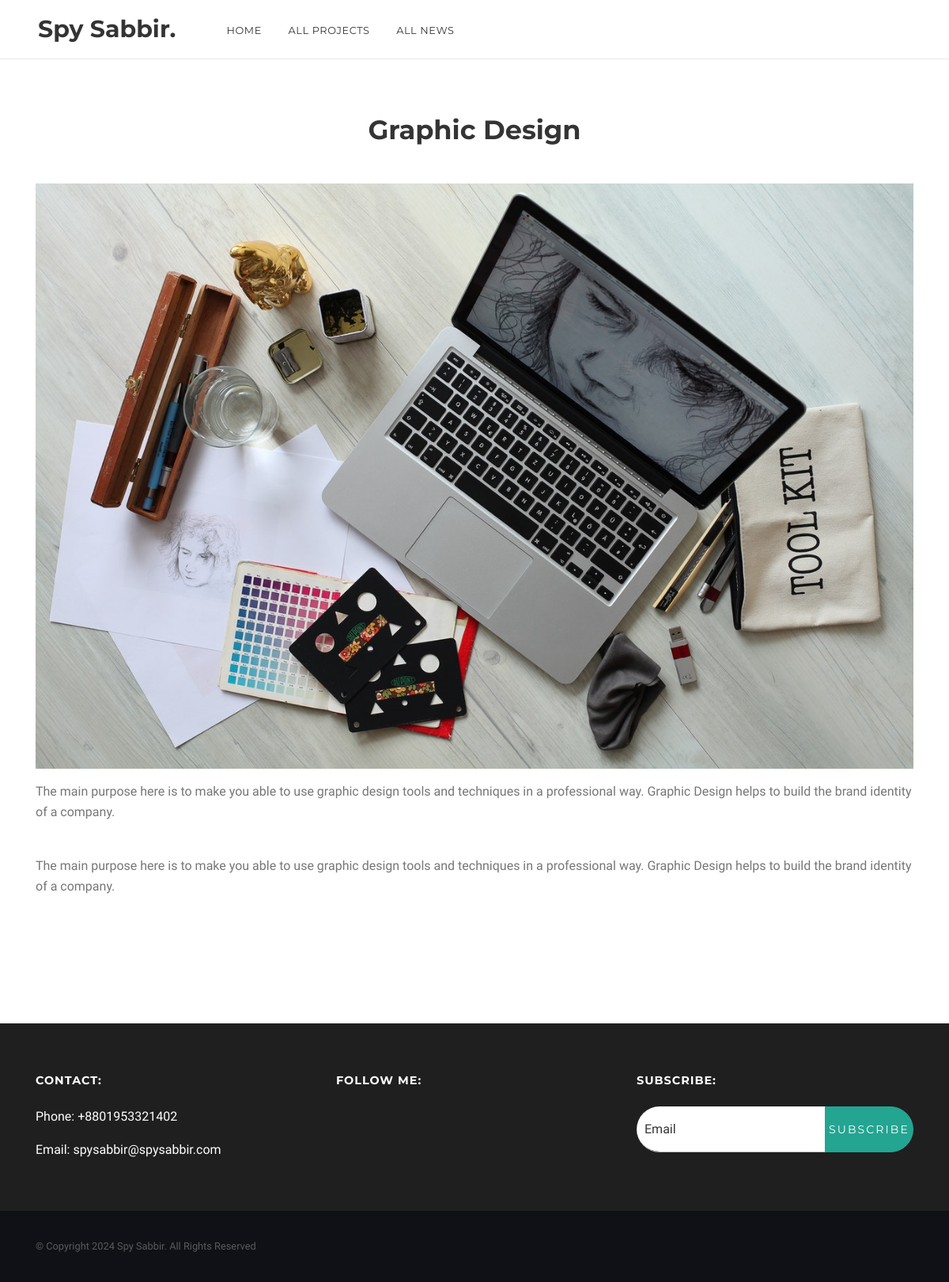
Screenshot of /services_details.php?id=13 with the database file from the repository.
### tables this page shows
CREATE TABLE `theme_default` (
  `id` int(11) NOT NULL,
  `default_item_name` varchar(200) NOT NULL,
  `default_item_value` text NOT NULL
);

CREATE TABLE `services` (
  `id` int(11) NOT NULL,
  `service_icon_name` varchar(100) NOT NULL,
  `service_name` varchar(100) NOT NULL,
  `service_photo` varchar(100) NOT NULL,
  `service_details` text NOT NULL
);

### admin/dbc.php (called while the page is built, shortened)
<?php
function connect_to_db(){
$hostname = "localhost";
$username = "root";
$password = "";
$database_name = "personal_portfolio-website";
return $db_connect = mysqli_connect($hostname, $username, $password, $database_name);
}
function spy_sabbir_update($table_name, $update_name){
    $query = "SELECT default_item_value FROM $table_name WHERE default_item_name = '$update_name'";
    return mysqli_fetch_assoc(mysqli_query(connect_to_db(), $query))['default_item_value'];
}
?>

### services_details.php (the view)
<?php
  require_once 'header.php';
  require_once "admin/dbc.php";
  $id =$_GET['id'];
  $select_query = "SELECT * FROM services WHERE id= $id";
  $single_service = mysqli_fetch_assoc(mysqli_query(connect_to_db(), $select_query));
?>
 <section id="services" class="section">
    <div class="container">
      <h2 class="text-center" data-aos="fade-up"><?= $single_service['service_name'] ?></h2>
      <section class="mt-4">
        <div class="row">
          <div class="col-md-12 col-lg-12 mb-5 mb-md-0" data-aos="fade-up">
          <img alt="" class="w-100 d-block my-3 text-center" src="img/service/<?= $single_service['service_photo'] ?>">
            <p><?= $single_service['service_details'] ?></p>
                <br>
            <p><?= $single_service['service_details'] ?></p>
          </div>
        </div>
      </section>
    </div>
  </section>
<?php
  require_once 'footer.php';
?>

### header.php (shortened to what this page needs)
<?php
require_once "admin/dbc.php";
?>
<!doctype html>
<html lang="en">
<head>
  <link href="admin/lib/font-awesome/css/font-awesome.css" rel="stylesheet">
  <link rel="stylesheet" href="css/style.css">
</head>
<body>
  <nav id="scrollspy" class="navbar navbar-desctop">
    <div class="d-flex position-relative w-100">
      <a class="navbar-brand" href="index.php"><?= spy_sabbir_update('theme_default', 'owner_name'); ?>.</a>
      <ul class="navbar-nav-desctop mr-auto d-none d-lg-block">
        <?php if($_SERVER['REQUEST_URI'] == "/" || $_SERVER['REQUEST_URI'] == "/index.php"){  ?>
          <li><a class="nav-link" href="#home">Home</a></li>
          <li><a class="nav-link" href="#about">About</a></li>
          <li><a class="nav-link" href="#services">Services</a></li>
          <li><a class="nav-link" href="#experience">Experience</a></li>
          <li><a class="nav-link" href="#projects">Projects</a></li>
          <li><a class="nav-link" href="#testimonials">Testimonials</a></li>
          <li><a class="nav-link" href="#news">News</a></li>
        <?php }else{ ?>
          <li><a class="nav-link" href="index.php">Home</a></li>
          <li><a class="nav-link" href="all_project.php">All Projects</a></li>
          <li><a class="nav-link" href="all_news.php">All News</a></li>
        <?php } ?>
      </ul>
      <ul class="social-icons mr-auto mr-lg-0 d-none d-sm-block">
      </ul>
    </div>
  </nav>

### footer.php (shortened to what this page needs)
 <footer>
   <div class="section py-5 pb-0" style="background-color: <?= spy_sabbir_update('theme_default', 'primary_background_color'); ?>;">
     <div class="container">
       <div class="row">
         <div class="col-lg-4">
           <h6 class="text-white mb-4">Contact:</h6>
           <p class="text-white">Phone: <?= spy_sabbir_update('theme_default', 'owner_phone_number'); ?></p>
           <p class="text-white">Email: <?= spy_sabbir_update('theme_default', 'owner_email_address'); ?></p>
         </div>
         <div class="col-lg-4">
           <h6 class="text-white mb-4">Follow me:</h6>
         </div>
         <div class="col-lg-4">
           <h6 class="text-white mb-4">Subscribe:</h6>
           <form id="subscription_form" method="POST" action="subscriber_post.php">
             <div class="input-group">
               <input type="email" class="form-control" id="subscriber_email" name="subscriber_email" placeholder="Email" value="">
               <div class="input-group-append">
                 <button id="subscribe_button" class="btn px-1 text-white" type="button">Subscribe</button>
               </div>
             </div>
           </form>
         </div>
       </div>
     </div>
   </div>
   <div class="footer-copy section-sm">
     <div class="container">© Copyright <?= date("Y") ?> <?= spy_sabbir_update('theme_default', 'owner_name'); ?>. All Rights Reserved</div>
   </div>
 </footer>
</body>
</html>

### css/style.css (style rules this page uses)
html { -webkit-font-smoothing: antialiased; }
body { font-family: 'Work Sans', sans-serif; font-size: 1rem; line-height: 1.625em; color:#767676; }
h2, .h2 { position: relative; font-family: 'Montserrat', sans-serif; font-weight: 700; font-size: 2.1rem; line-height: 1.2; color: #343434; margin:2rem 0; }
h6, .h6 { font-family: 'Montserrat', sans-serif; font-weight: 700; font-size: 0.9rem; letter-spacing: 1px; line-height: 1.2; color: #343434; margin:1rem 0; text-transform: uppercase; }
p { margin-bottom: 1rem; }
ul { list-style: none; padding-left: 0; }
a { color:#23a592; -webkit-transition: color .3s ease-out; -o-transition: color .3s ease-out; transition: color .3s ease-out; }
.form-control, textarea.form-control { font-size: 1em; height: 3.625em; border-radius: 0; padding-left: 22px; color: #343434; background-color: transparent; border:0; border-bottom:1px solid #c3c3c3; -webkit-box-shadow:none; box-shadow:none; -webkit-appearance: none; -webkit-transition: all .15s; -o-transition: all .15s; transition: all .15s; }
.input-group .form-control { background-color: #fff; border-radius: 30px 0 0 30px; }
.btn { font-family: 'Montserrat', sans-serif; position: relative; display: inline-block; border:0.2em solid #23a592; border-radius: 30px; padding:1.2em 2.4em 1.15em; font-size: 0.875em; color:#fff; white-space: nowrap; text-align: center; letter-spacing: 0.15em; text-transform: uppercase; text-decoration: none; background-color:#23a592; border-width: 1px; -webkit-transition: all .3s ease-out!important; transition: all .3s ease-out!important; }
.text-white { color:#fff!important; }
.navbar { position: absolute; z-index: 10; width: 100%; padding: 0 3rem; border-bottom: 1px solid rgba(52,52,52,0.1); height:4.7rem; }
.navbar { padding: 0 1.5rem; }
@media (min-width: 992px) { .navbar { padding: 0 3rem; } }
.navbar, .navbar a, .navbar a:hover, .navbar a:focus { color:#343434; }
.navbar-brand { float: left; font-family: 'Montserrat', sans-serif; font-size:1.875rem; font-weight: 700; color:#fff; margin-right: 4rem; padding:0; line-height: 1; }
.navbar ul { margin-bottom:0; }
.navbar-desctop .social-icons { margin:0.38rem 0 0 -1.5rem; }
.social-icons { margin-left: -1.5rem; }
.navbar-desctop:before { content:''; position: absolute; top:0; left:0; width: 100%; height: 0; background:#fff; transition: all 0.3s ease; }
.navbar-nav-desctop { font-family: 'Montserrat', sans-serif; font-size:0.8rem; text-transform: uppercase; font-weight: 400; letter-spacing: 0.05em; margin-top:0.3rem; }
.nav-link { padding: 0; }
.navbar-nav-desctop li a { color: #343434; transition:all 0.3s; }
.navbar-nav-desctop > li { position: relative; float: left; margin-right: 2.1rem; }
.navbar-nav-desctop > li > a { display: flex; align-items: center; }
.section { position: relative; padding:9rem 0; }
.section-sm { padding: 6rem 0; }
.section h2 { margin-top: 0; }
footer { color:#f5f5f5; }
.footer-copy { padding:2rem 0; background-color: #101117; font-size: 0.8rem; color:#5a5a5a; }
#subscriber_email { padding: 10px; }

### rows the page displays
theme_default: default_item_value "Spy Sabbir"
services: service_name "Graphic Design", service_photo (picture), service_details "The main purpose here is to make you able to use graphic design tools and techniques in a professional way. Graphic Design helps to build the brand identity of a company."
theme_default: default_item_value "+8801953321402"
theme_default: default_item_value "spysabbir@spysabbir.com"
